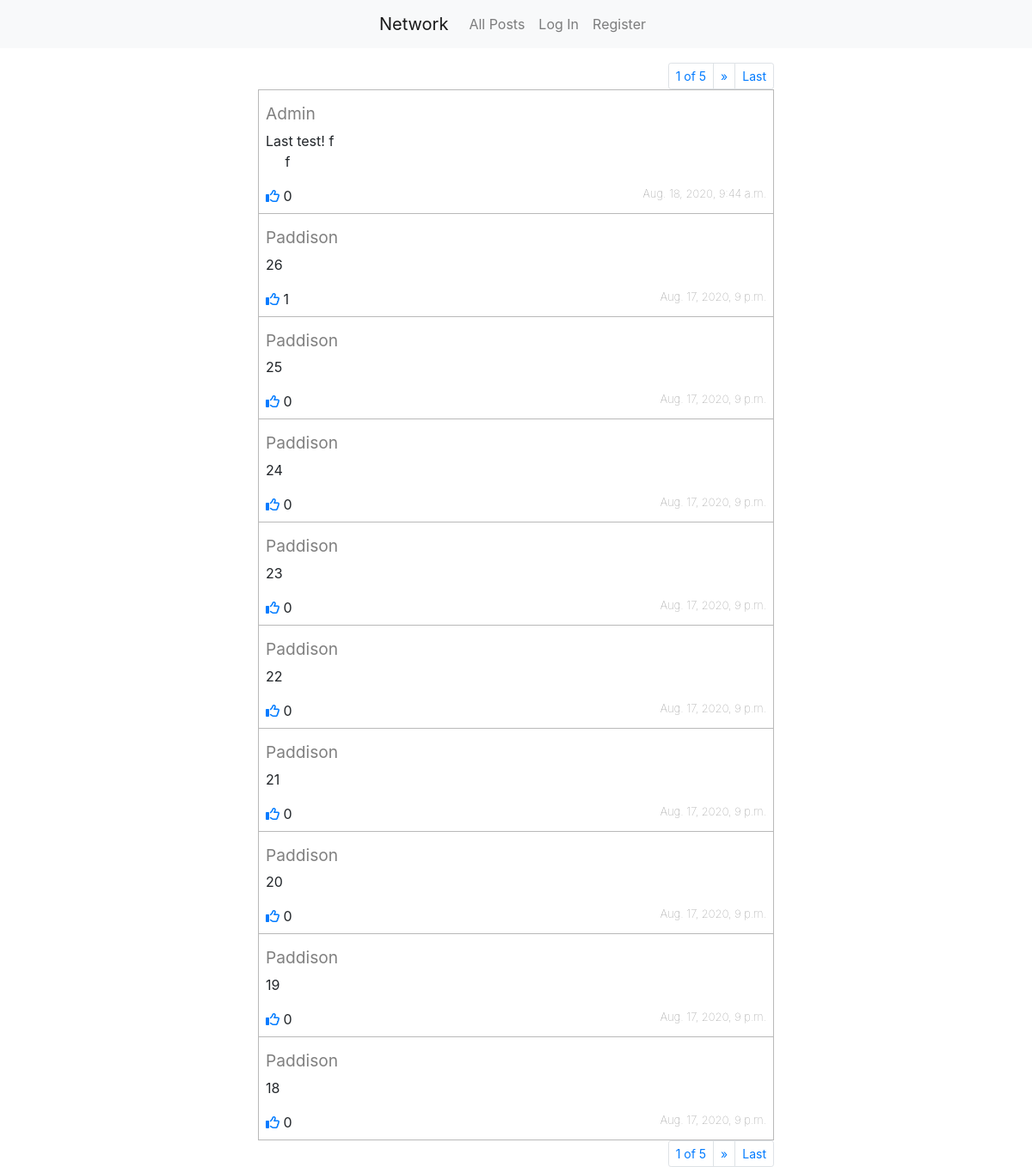
The page / on the database its author committed.
### network/models.py (models this page shows, shortened)
class Post(models.Model):
    text = models.CharField(max_length=280)
    created_on = models.DateTimeField(auto_now_add=True)
    user = models.ForeignKey(User, on_delete=models.CASCADE, related_name='posts')
    class Meta:
        ordering = ['-created_on']
    def get_likes(self):
        return Likes.objects.filter(post=self.id).count()

class User(AbstractUser):
    def __str__(self):
        return self.username.capitalize()

### network/views.py (the view, shortened to what this page needs)
# urls.py: path("", views.index, name="index"),
def index(request):
    posts = Post.objects.all()
    paginator = Paginator(posts, 10)
    try:
        page_number = request.GET.get('page')
        page_obj = paginator.get_page(page_number)
    except:
        page_obj = paginator.get_page(1)
    pst =  Post.objects.get(pk=13)
    try:
        likes = request.user.user.all().values_list('post', flat=True)
    except:
        likes = []
    return render(request, "network/index.html", {
        'PostForm': PostForm(),
        'page_obj': page_obj,
        'likes': likes
    })

### network/templates/network/index.html (shortened to what this page needs)
{% extends "network/layout.html" %}
{% block body %}
    {% include "network/posts.html" %}
{% endblock %}

### network/templates/network/posts.html (shortened to what this page needs)
{% include "network/paginator.html" %}
{% for post in page_obj %}
    <div id='post{{ post.id }}' class='post-wrapper'>
        <div class='post-body'>
            <div class='post-title'>
                <a class='post-user navbar-brand' href="{% url 'user' post.user.id %}">{{ post.user }}</a>
            </div>
            <p id='text{{ post.id }}'class='post-text'>{{ post.text }}</p>
            <div class='post-footer'>
                <div class='likes-wrapper'>
                    {% if user.is_authenticated %}
                        {% if post.id in likes %}
                            <button class='like-btn' data-id='{{ post.id }}' type='button'><i class="fas fa-thumbs-up"></i></button>
                        {% else %}
                            <button class='like-btn' data-id='{{ post.id }}' type='button'><i class="far fa-thumbs-up"></i></button>
                        {% endif %}
                    {% else %}
                        <inline class='like-btn'><i class="far fa-thumbs-up"></i></inline>
                    {% endif %}
                    <inline id='like-count{{ post.id }}'>{{ post.get_likes }}</inline>
                </div>
                <div class='post-date'>{{ post.created_on}}</div>
            </div>
        </div>
    </div>
{% empty %}
    <p>No Posts so far</p>
{% endfor %}
{% include "network/paginator.html" %}

### network/static/network/styles.css (style rules this page uses)
html,body { height:100%; }
.post-wrapper { border: 1px solid rgb(185, 185, 185); box-sizing: border-box; display: block; width: 50%; min-width: 400px; margin-bottom: -1px; padding: 8px; min-height: 110px; }
.post-title, .post-footer { display: flex; justify-content: space-between; }
.post-text { word-wrap: break-word; white-space: pre-wrap; }
.post-user { font-size: larger; text-decoration: none !important; color: grey !important; margin-bottom: 0px; }
.post-date { color: gray; font-size: small; font-weight: lighter; text-align: right; }
.like-btn { color:#007bff; background: white; border: none; }

### rows shown on the page
Post: user "Admin", text "Last test! f f", get_likes "0", created_on "Aug. 18, 2020, 9:44 a.m."
Post: user "Paddison", text "26", get_likes "1", created_on "Aug. 17, 2020, 9 p.m."
Post: user "Paddison", text "25", get_likes "0", created_on "Aug. 17, 2020, 9 p.m."
Post: user "Paddison", text "24", get_likes "0", created_on "Aug. 17, 2020, 9 p.m."
Post: user "Paddison", text "23", get_likes "0", created_on "Aug. 17, 2020, 9 p.m."
Post: user "Paddison", text "22", get_likes "0", created_on "Aug. 17, 2020, 9 p.m."
Post: user "Paddison", text "21", get_likes "0", created_on "Aug. 17, 2020, 9 p.m."
Post: user "Paddison", text "20", get_likes "0", created_on "Aug. 17, 2020, 9 p.m."
Post: user "Paddison", text "19", get_likes "0", created_on "Aug. 17, 2020, 9 p.m."
Post: user "Paddison", text "18", get_likes "0", created_on "Aug. 17, 2020, 9 p.m."

### other values the page prints
{{ page_obj.number }} "1 1"
{{ page_obj.paginator.num_pages }} "5 5"
